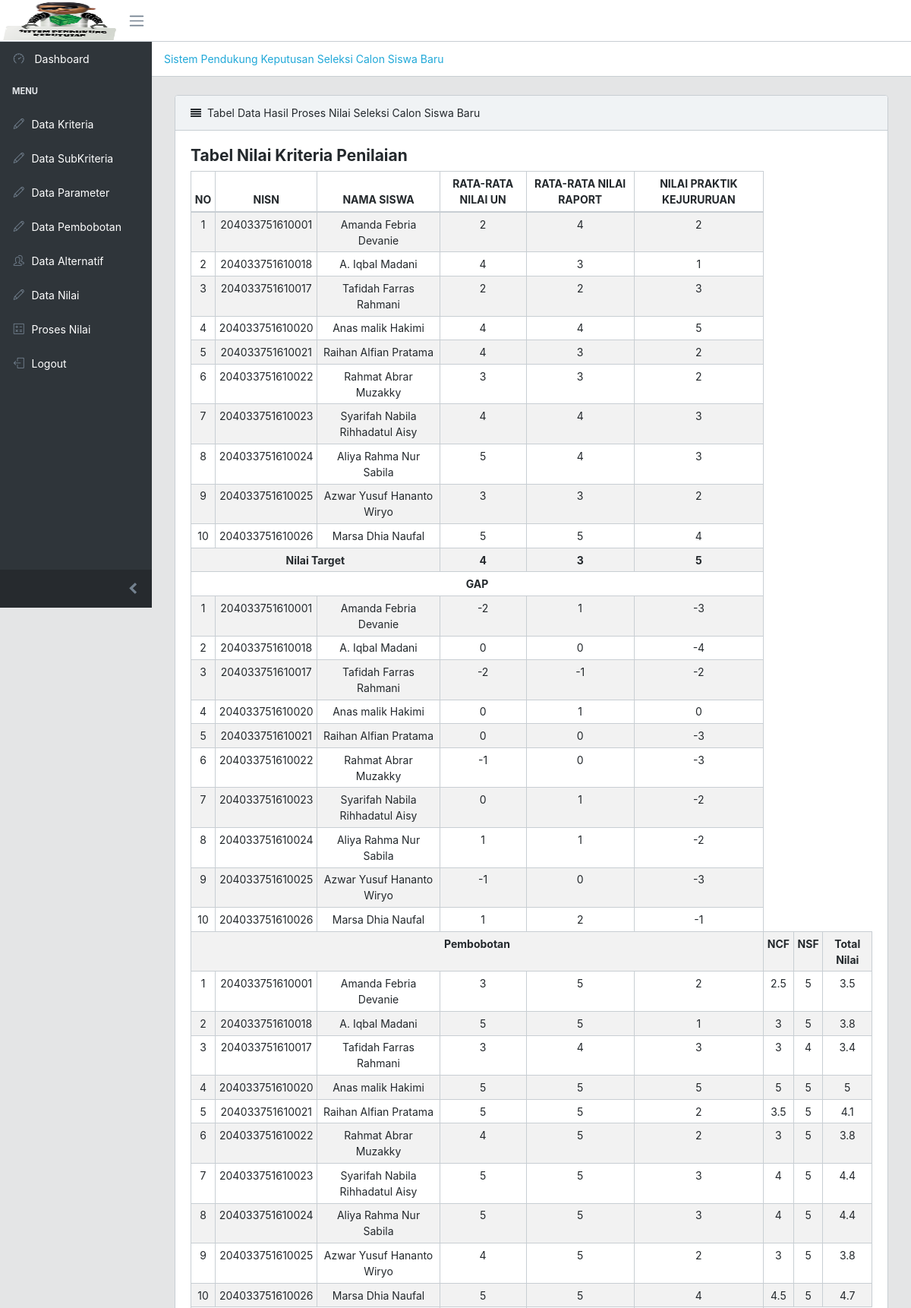
Screenshot of /index.php/data_nilaiakhir1 (upper part) with the database file from the repository.
### tables this page shows
CREATE TABLE `penilaian` (
  `id_penilaian` int(11) NOT NULL,
  `id_alternatif` int(11) NOT NULL,
  `nisn` varchar(50) NOT NULL,
  `id_subkriteria` char(5) NOT NULL,
  `nilai` int(11) NOT NULL,
  `gap` int(11) NOT NULL,
  `nilai_bobot` int(11) NOT NULL
);

CREATE TABLE `alternatif` (
  `id_alternatif` int(11) NOT NULL,
  `nisn` varchar(100) NOT NULL,
  `nama_siswa` varchar(200) NOT NULL,
  `jenis_kelamin` varchar(20) NOT NULL,
  `asal_sekolah` varchar(100) NOT NULL
);

### application/views/module_gap/nilai/list_nilaiakhir1.php (the view, shortened to what the rows shown need)
<!DOCTYPE html>
<html>
<html lang="en">
<head>
</head>
<body>
  <div class="container-fluid">
          <div class="animated fadeIn">
            <div class="row">
              <div class="col-lg-12">
                <div class="card">
                  <div class="card-body">
                      <form method="post">
      <div class="table-responsive">
 <table class="table table-responsive-sm table-bordered table-striped table-sm">
                      <thead>
                        <tr align="center">
                          <th>NO</th>
                           <th>NISN</th>
                           <th>NAMA SISWA</th>
    <?php
  foreach($this->model->subkriteria_penilaian as $nama_kriteria){
    ?>
                          <th><?php echo $nama_kriteria; ?></th>
<?php } ?>
                        </tr>
                      </thead>
                      <tbody>
           <?php
    $no=1;$i=0;
    foreach ($data1['data']->result()  as $row){
    ?>
                          <tr align="center">
                          <td><?php echo $no; ?></td>
                          <td><?php echo $row->nisn; ?></td>
                          <td><?php echo $row->nama_siswa; ?></td>
                          <td><?php echo $row->nilai ?></td>
                          <td><?php echo $data12->row($i)->nilai; ?></td>
                          <td><?php echo $data13->row($i)->nilai; ?></td>
                        </tr>
     <?php
       $no++;$i++; } ?>
        <tr align="center">
        <th colspan="3">Nilai Target</th>
        <th><?php echo $target_un; ?></th>
        <th><?php echo $target_raport; ?></th>
        <th><?php echo $target_kejuruan; ?></th>
        </tr>
            <tr align="center">
    <th colspan="6">GAP</th>
    </tr>
    <?php
    $no=1;$i=0;
    foreach ($data1['data']->result()  as $row){
    ?>
                          <tr align="center">
                          <td><?php echo $no; ?></td>
                          <td><?php echo $row->nisn; ?></td>
                          <td><?php echo $row->nama_siswa; ?></td>
                          <td><?php echo $row->gap; ?></td>
                          <td><?php echo $data12->row($i)->gap; ?></td>
                          <td><?php echo $data13->row($i)->gap; ?></td>
                        </tr>
     <?php
       $no++;$i++; } ?>
     <tr align="center">
    <th colspan="6">Pembobotan</th>
    <th>NCF</th>
    <th>NSF</th>
    <th>Total Nilai</th>
    </tr>
   <?php
    $no=1;$i=0;
    foreach ($data1['data']->result()  as $row){
    ?>
                          <tr align="center">
                          <td><?php echo $no; ?></td>
                          <td><?php echo $row->nisn; ?></td>
                          <td><?php echo $row->nama_siswa; ?></td>
                          <td><?php echo $row->nilai_bobot; ?></td>
                          <td><?php echo $data12->row($i)->nilai_bobot;; ?></td>
                          <td><?php echo $data13->row($i)->nilai_bobot;; ?></td>
                          <td><?php echo $this->model->nilai_cf_c1[$i]; ?></td>
                          <td><?php echo $this->model->nilai_sf_c1[$i]; ?></td>
                          <td><?php echo $this->model->nilai_total_c1[$i]; ?></td>
                        </tr>
     <?php
       $no++;$i++; } ?>
                      </tbody>
                   </table>
                    </div>
                </div>
              </div>
            </div>
          </div>
        </div>
</body>
</html>

### rows the page displays
penilaian: id_alternatif.nisn "204033751610001", id_alternatif.nama_siswa "Amanda Febria Devanie", nilai "2", penilaian.nilai "4", penilaian.nilai "2", gap "-2", nilai_bobot "3", nilai_cf_c1 "2.5", nilai_sf_c1 "5", nilai_total_c1 "3.5"
penilaian: id_alternatif.nisn "204033751610018", id_alternatif.nama_siswa "A. Iqbal Madani", nilai "4", gap "0", nilai_bobot "5", nilai_cf_c1 "3", nilai_sf_c1 "5", nilai_total_c1 "3.8"
penilaian: nilai "3", gap "0", nilai_bobot "5"
penilaian: nilai "1", gap "-4", nilai_bobot "1"
penilaian: id_alternatif.nisn "204033751610017", id_alternatif.nama_siswa "Tafidah Farras Rahmani", nilai "2", gap "-2", nilai_bobot "3", nilai_cf_c1 "3", nilai_sf_c1 "4", nilai_total_c1 "3.4"
penilaian: nilai "2", gap "-1", nilai_bobot "4"
penilaian: nilai "3", gap "-2", nilai_bobot "3"
penilaian: id_alternatif.nisn "204033751610020", id_alternatif.nama_siswa "Anas malik Hakimi", nilai "4", gap "0", nilai_bobot "5", nilai_cf_c1 "5", nilai_sf_c1 "5", nilai_total_c1 "5"
penilaian: nilai "4", gap "1", nilai_bobot "5"
penilaian: nilai "5", gap "0", nilai_bobot "5"
penilaian: id_alternatif.nisn "204033751610021", id_alternatif.nama_siswa "Raihan Alfian Pratama", nilai "4", gap "0", nilai_bobot "5", nilai_cf_c1 "3.5", nilai_sf_c1 "5", nilai_total_c1 "4.1"
penilaian: nilai "3", gap "0", nilai_bobot "5"
penilaian: nilai "2", gap "-3", nilai_bobot "2"
penilaian: id_alternatif.nisn "204033751610022", id_alternatif.nama_siswa "Rahmat Abrar Muzakky", nilai "3", gap "-1", nilai_bobot "4", nilai_cf_c1 "3", nilai_sf_c1 "5", nilai_total_c1 "3.8"
penilaian: nilai "3", gap "0", nilai_bobot "5"
penilaian: nilai "2", gap "-3", nilai_bobot "2"
penilaian: id_alternatif.nisn "204033751610023", id_alternatif.nama_siswa "Syarifah Nabila Rihhadatul Aisy", nilai "4", gap "0", nilai_bobot "5", nilai_cf_c1 "4", nilai_sf_c1 "5", nilai_total_c1 "4.4"
penilaian: nilai "4", gap "1", nilai_bobot "5"
penilaian: nilai "3", gap "-2", nilai_bobot "3"
penilaian: id_alternatif.nisn "204033751610024", id_alternatif.nama_siswa "Aliya Rahma Nur Sabila", nilai "5", gap "1", nilai_bobot "5", nilai_cf_c1 "4", nilai_sf_c1 "5", nilai_total_c1 "4.4"
penilaian: nilai "4", gap "1", nilai_bobot "5"
penilaian: nilai "3", gap "-2", nilai_bobot "3"
penilaian: id_alternatif.nisn "204033751610025", id_alternatif.nama_siswa "Azwar Yusuf Hananto Wiryo", nilai "3", gap "-1", nilai_bobot "4", nilai_cf_c1 "3", nilai_sf_c1 "5", nilai_total_c1 "3.8"
penilaian: nilai "3", gap "0", nilai_bobot "5"
penilaian: nilai "2", gap "-3", nilai_bobot "2"
penilaian: id_alternatif.nisn "204033751610026", id_alternatif.nama_siswa "Marsa Dhia Naufal", nilai "5", gap "1", nilai_bobot "5", nilai_cf_c1 "4.5", nilai_sf_c1 "5", nilai_total_c1 "4.7"
penilaian: nilai "5", gap "2", nilai_bobot "5"
penilaian: nilai "4", gap "-1", nilai_bobot "4"
penilaian: gap "1", nilai_bobot "5"
penilaian: gap "-3", nilai_bobot "2"

### other values shown
$nama_kriteria "RATA-RATA NILAI UN"
$nama_kriteria "RATA-RATA NILAI RAPORT"
$nama_kriteria "NILAI PRAKTIK KEJURURUAN"
$target_un "4"
$target_raport "3"
$target_kejuruan "5"
